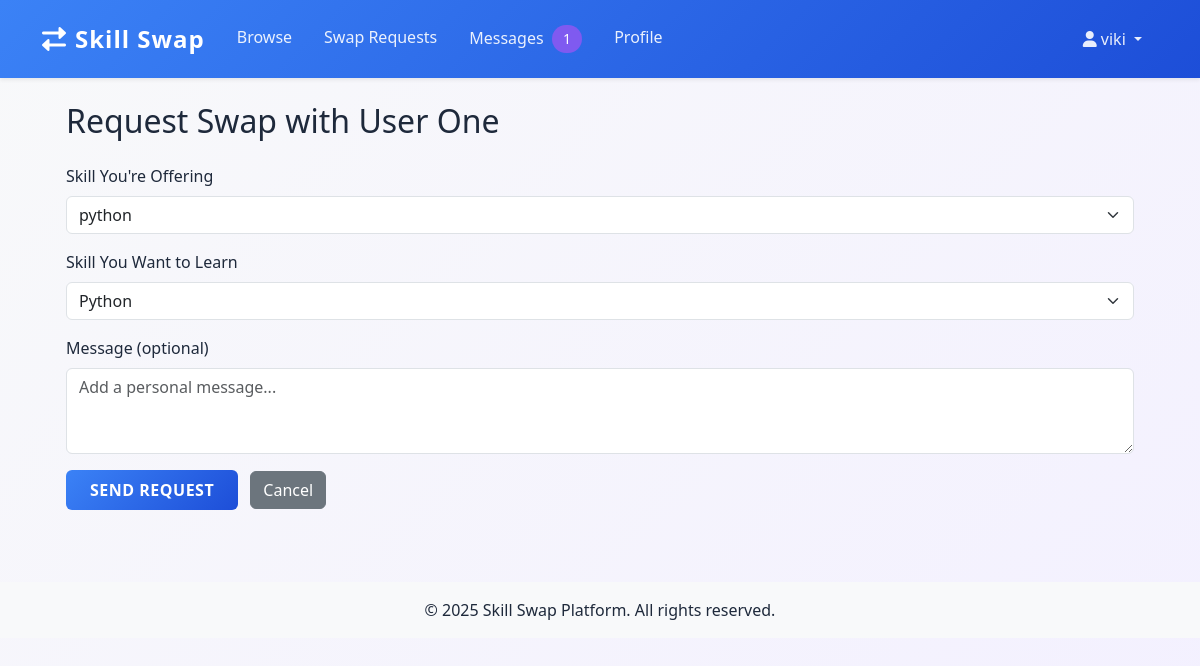
Screenshot of /request_swap/5 (signed in) with the database file from the repository.
### models.py (models this page shows, shortened)
class User(UserMixin, db.Model):
    id = db.Column(db.Integer, primary_key=True)
    name = db.Column(db.String(150), nullable=False)
    email = db.Column(db.String(150), unique=True, nullable=False)
    location = db.Column(db.String(150))
    photo = db.Column(db.String(300))
    skills_offered = db.Column(db.String(300))
    skills_wanted = db.Column(db.String(300))
    availability = db.Column(db.String(100))
    is_public = db.Column(db.Boolean, default=True)
    is_admin = db.Column(db.Boolean, default=False)
    banned = db.Column(db.Boolean, default=False)
    password_hash = db.Column(db.String(150), nullable=False)

### app.py (the view, shortened to what this page needs)
@app.route('/request_swap/<int:user_id>', methods=['GET', 'POST'])
@login_required
def request_swap(user_id):
    target_user = User.query.get_or_404(user_id)
    if target_user.banned or not target_user.is_public:
        flash('User not available for swaps.')
        return redirect(url_for('browse'))
    skill_offered = (current_user.skills_offered or '').split(',')[0].strip() if current_user.skills_offered else ''
    skill_wanted = (target_user.skills_offered or '').split(',')[0].strip() if target_user.skills_offered else ''
    return render_template('request_swap.html', target_user=target_user,
                         skill_offered=skill_offered, skill_wanted=skill_wanted)

### app.py (called while the page is built)
@login_manager.user_loader
def load_user(user_id):
    return User.query.get(int(user_id))

@app.context_processor
def inject_message_count():
    if current_user.is_authenticated:
        unread_count = UserMessage.query.filter_by(
            recipient_id=current_user.id,
            read=False
        ).count()
        return dict(unread_messages=unread_count)
    return dict(unread_messages=0)

### templates/request_swap.html (shortened to what this page needs)
{% extends 'base.html' %}
{% block content %}
<div class="container">
    <h2>Request Swap with {{ target_user.name }}</h2>
    <form method="POST" class="mt-4">
        <div class="mb-3">
            <label for="skill_offered" class="form-label">Skill You're Offering</label>
            <select class="form-select" id="skill_offered" name="skill_offered" required>
                {% for skill in current_user.skills_offered.split(',') if current_user.skills_offered %}
                    <option value="{{ skill.strip() }}" {% if skill.strip() == skill_offered %}selected{% endif %}>
                        {{ skill.strip() }}
                    </option>
                {% endfor %}
            </select>
        </div>
        <div class="mb-3">
            <label for="skill_wanted" class="form-label">Skill You Want to Learn</label>
            <select class="form-select" id="skill_wanted" name="skill_wanted" required>
                {% for skill in target_user.skills_offered.split(',') if target_user.skills_offered %}
                    <option value="{{ skill.strip() }}" {% if skill.strip() == skill_wanted %}selected{% endif %}>
                        {{ skill.strip() }}
                    </option>
                {% endfor %}
            </select>
        </div>
        <div class="mb-3">
            <label for="message" class="form-label">Message (optional)</label>
            <textarea class="form-control" id="message" name="message" rows="3" placeholder="Add a personal message..."></textarea>
        </div>
        <button type="submit" class="btn btn-primary">Send Request</button>
        <a href="{{ url_for('browse') }}" class="btn btn-secondary ms-2">Cancel</a>
    </form>
</div>
{% endblock %}

### templates/base.html (shortened to what this page needs)
<!DOCTYPE html>
<html lang="en">
<head>
    <link href="https://cdn.jsdelivr.net/npm/bootstrap@5.3.0/dist/css/bootstrap.min.css" rel="stylesheet">
    <link href="https://cdnjs.cloudflare.com/ajax/libs/font-awesome/6.0.0/css/all.min.css" rel="stylesheet">
    <link rel="stylesheet" href="{{ url_for('static', filename='custom.css') }}">
</head>
<body>
    <nav class="navbar navbar-expand-lg navbar-dark bg-primary shadow-sm">
        <div class="container">
            <a class="navbar-brand" href="{{ url_for('home') }}">
                <i class="fas fa-exchange-alt me-2"></i>Skill Swap
            </a>
            <div class="collapse navbar-collapse" id="navbarNav">
                <ul class="navbar-nav me-auto">
                    <li class="nav-item">
                        <a class="nav-link" href="{{ url_for('browse') }}">Browse</a>
                    </li>
                    <li class="nav-item">
                        <a class="nav-link" href="{{ url_for('swap_requests') }}">Swap Requests</a>
                    </li>
                    {% if current_user.is_authenticated %}
                    <li class="nav-item">
                        <a class="nav-link" href="{{ url_for('messages') }}">
                            Messages
                            {% if unread_messages > 0 %}
                            <span class="badge bg-primary rounded-pill ms-1">{{ unread_messages }}</span>
                            {% endif %}
                        </a>
                    </li>
                    <li class="nav-item">
                        <a class="nav-link" href="{{ url_for('profile') }}">Profile</a>
                    </li>
                    {% endif %}
                </ul>
                <ul class="navbar-nav">
                    {% if current_user.is_authenticated %}
                    <li class="nav-item dropdown">
                        <a class="nav-link dropdown-toggle" href="#" id="navbarDropdown" role="button" data-bs-toggle="dropdown">
                            <i class="fas fa-user me-1"></i>{{ current_user.name }}
                        </a>
                    </li>
                    {% endif %}
                </ul>
            </div>
        </div>
    </nav>
    <main class="container py-4">
        <div class="container-fluid">
            {% block content %}{% endblock %}
        </div>
    </main>
    <footer class="bg-light py-3 mt-5">
        <div class="container text-center">
            <p class="mb-0">&copy; 2025 Skill Swap Platform. All rights reserved.</p>
        </div>
    </footer>
</body>
</html>

### static/custom.css (style rules this page uses)
body { background: linear-gradient(135deg, #f8f9fa 0%, #f3f0ff 100%); min-height: 100vh; }
.navbar-brand { font-weight: bold; letter-spacing: 1px; font-size: 1.35rem; }
.btn-primary, .navbar, .bg-primary { background-color: #7f5af0 !important; border: none; }

### templates/base.html (style rules this page uses)
:root { --primary-color: #3b82f6; --primary-dark: #1d4ed8; --secondary-color: #64748b; --success-color: #16a34a; --danger-color: #dc2626; --warning-color: #f59e0b; --info-color: #0ea5e9; --light-color: #f8fafc; --dark-color: #1e293b; --text-primary: #1e293b; --text-secondary: #64748b; --text-muted: #94a3b8; --gradient-primary: linear-gradient(135deg, #3b82f6 0%, #1d4ed8 100%); --gradient-secondary: linear-gradient(135deg, #f8fafc 0%, #e2e8f0 100%); --gradient-header: linear-gradient(135deg, #f1f5f9 0%, #e2e8f0 100%); }
body { background-color: var(--light-color); color: var(--text-primary); }
.navbar { background: var(--gradient-primary); box-shadow: 0 2px 4px rgba(0,0,0,0.1); padding: 1rem 0; }
.navbar-brand { color: white !important; font-weight: 700; font-size: 1.5rem; }
.nav-link { color: rgba(255,255,255,0.9) !important; font-weight: 500; transition: color 0.2s; padding: 0.5rem 1rem !important; }
.badge { padding: 0.5em 0.8em; font-weight: 500; border-radius: 0.5rem; font-size: 0.875rem; }
.btn-primary { background: var(--gradient-primary); border: none; padding: 0.5rem 1.5rem; font-weight: 600; text-transform: uppercase; letter-spacing: 0.5px; }

### rows the page displays
User: name "viki"
User: name "User One", skill_wanted "Python"

### other values shown
{{ unread_messages }} "1"
form field skill_offered "python"
